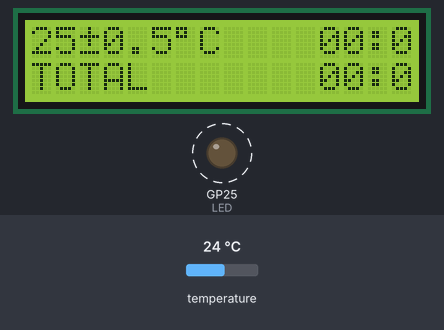
A sketch run on a simulated Raspberry Pi Pico. Shown: 16×2 character LCD, output pins drawn as LEDs (lit = HIGH). Dashed ring = blinking. Inputs (shaded band) come from the test bench; at power-on: temperature 24 °C. What the sketch prints to the serial monitor is not drawn.

Above: at 1.0 s.
Timing chart, 0 to 130.0 s (numbered marks = the images above):
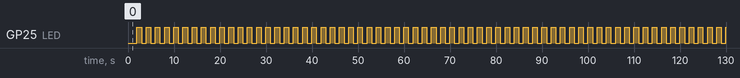

Measured:
- by itself, GP25 (LED): alternates HIGH for 1.0 s and LOW for 1.0 s

The sketch:

temp-display-pipeline.ino
```cpp
#include <Arduino.h>
#include <Wire.h>
#include <OneWire.h>
#include <DallasTemperature.h>
#include <LiquidCrystal_I2C.h>
#include <math.h>

// Raspberry Pi Pico with the Earle Philhower Arduino-Pico core.
// Use GPIO numbers, not physical header pin numbers.
constexpr uint8_t ONE_WIRE_BUS = 22;  // GP22, physical pin 29 on the Pico
constexpr uint8_t LCD_SDA_PIN = 4;    // GP4, physical pin 6
constexpr uint8_t LCD_SCL_PIN = 5;    // GP5, physical pin 7
constexpr uint8_t LED = 25;

constexpr unsigned long UPDATE_INTERVAL_MS = 1000UL;
constexpr uint8_t DISPLAY_LENGTH = 20;
constexpr uint8_t DISPLAY_HEIGHT = 4;
constexpr double TARGET_C = 25.0;
const double RANGES_C[] = {0.5, 4.0, 10.0};
constexpr uint8_t RANGE_COUNT = sizeof(RANGES_C) / sizeof(RANGES_C[0]);

OneWire oneWire(ONE_WIRE_BUS);
DallasTemperature sensors(&oneWire);
LiquidCrystal_I2C lcd(0x27, DISPLAY_LENGTH, DISPLAY_HEIGHT);

uint8_t plusMinusChar[8] = {
  0b00100, 0b00100, 0b11111, 0b00100, 0b00100, 0b00000, 0b11111, 0b00000
};

unsigned long lastUpdateStartedMs = 0;
unsigned long lastSampleMs = 0;
uint64_t totalMs = 0;
uint64_t outsideRangeMs[RANGE_COUNT] = {};
float previousTemperatureC = 0.0;
bool previousSampleValid = false;
bool haveSample = false;

// Fixed-width durations keep all four rows aligned. Saturate after 99:59:59.
void printDuration(uint64_t durationMs) {
  uint64_t seconds = durationMs / 1000ULL;
  if (seconds > 359999UL) {
    seconds = 359999UL;
  }
  char text[9];
  snprintf(text, sizeof(text), "%02u:%02u:%02u",
           static_cast<unsigned int>(seconds / 3600UL),
           static_cast<unsigned int>((seconds % 3600UL) / 60UL),
           static_cast<unsigned int>(seconds % 60UL));
  lcd.print(text);
}

void printDisplay(float temperatureC, bool valid) {
  for (uint8_t i = 0; i < RANGE_COUNT; ++i) {
    lcd.setCursor(0, i);
    lcd.print(TARGET_C, 0);
    lcd.write(static_cast<uint8_t>(1));
    lcd.print(RANGES_C[i], 1);
    lcd.write(static_cast<uint8_t>(0xDF));
    lcd.print(F("C     "));
    lcd.setCursor(DISPLAY_LENGTH - 8, i);
    printDuration(outsideRangeMs[i]);
  }

  // Live temperature on the left; total elapsed time on the right.
  lcd.setCursor(0, 3);
  lcd.print(F("            "));
  lcd.setCursor(0, 3);
  if (valid) {
    lcd.print(F("TOTAL"));
  } else {
    lcd.print(F("SENSOR ERROR"));
  }
  lcd.setCursor(DISPLAY_LENGTH - 8, 3);
  printDuration(totalMs);
}

void initializeTemperatureSensor() {
  sensors.begin();
  sensors.setResolution(12);
  sensors.setWaitForConversion(true);
  Serial.print(F("Temperature sensors found on GP22: "));
  Serial.println(sensors.getDeviceCount());
}

void updateTemperature() {
  // begin() caches the device count. Rescan after an error so a sensor that
  // was absent at startup can be found again without restarting the Pico.
  if (haveSample && !previousSampleValid) {
    initializeTemperatureSensor();
  }
  sensors.requestTemperatures();
  const float temperatureC = sensors.getTempCByIndex(0);
  const bool valid = temperatureC != DEVICE_DISCONNECTED_C &&
                     isfinite(temperatureC) &&
                     temperatureC >= -55.0f && temperatureC <= 125.0f;
  const unsigned long sampleMs = millis();

  if (haveSample) {
    // Unsigned subtraction also handles the millis() rollover.
    const unsigned long elapsedMs = sampleMs - lastSampleMs;
    totalMs += elapsedMs;
    // Discard intervals touching an invalid reading instead of guessing.
    if (previousSampleValid && valid) {
      for (uint8_t i = 0; i < RANGE_COUNT; ++i) {
        // Preserve the SD pipeline's inclusive, outside-range comparison.
        if (previousTemperatureC <= TARGET_C - RANGES_C[i] ||
            previousTemperatureC >= TARGET_C + RANGES_C[i]) {
          outsideRangeMs[i] += elapsedMs;
        }
      }
    }
  }

  lastSampleMs = sampleMs;
  previousTemperatureC = temperatureC;
  previousSampleValid = valid;
  haveSample = true;
  printDisplay(temperatureC, valid);

  if (valid) {
    Serial.print(F("Temperature (C): "));
    Serial.println(temperatureC, 1);
  } else {
    Serial.print(F("Temperature read failed (C): "));
    Serial.println(temperatureC);
    Serial.print(F("OneWire presence on GP22: "));
    Serial.println(oneWire.reset() ? F("YES") : F("NO"));
    Serial.println(F("Check sensor power, GP22 data, ground, and 4.7k pull-up."));
    Serial.println(F("Rescanning at the next 5-second update."));
  }
}

void setup() {
  Serial.begin(9600);
  Wire.setSDA(LCD_SDA_PIN);
  Wire.setSCL(LCD_SCL_PIN);
  lcd.init();
  lcd.backlight();
  lcd.createChar(1, plusMinusChar);
  lcd.clear();
  initializeTemperatureSensor();
  pinMode(LED, OUTPUT);

  // Show the first reading immediately, then start one conversion every 5 s.
  lastUpdateStartedMs = millis();
  updateTemperature();
}
int toggle = 1;
void loop() {
  const unsigned long now = millis();
  if (now - lastUpdateStartedMs >= UPDATE_INTERVAL_MS) {
    lastUpdateStartedMs = now;
    updateTemperature();
    digitalWrite(LED, toggle);
    toggle = !toggle;
  }
}
```
